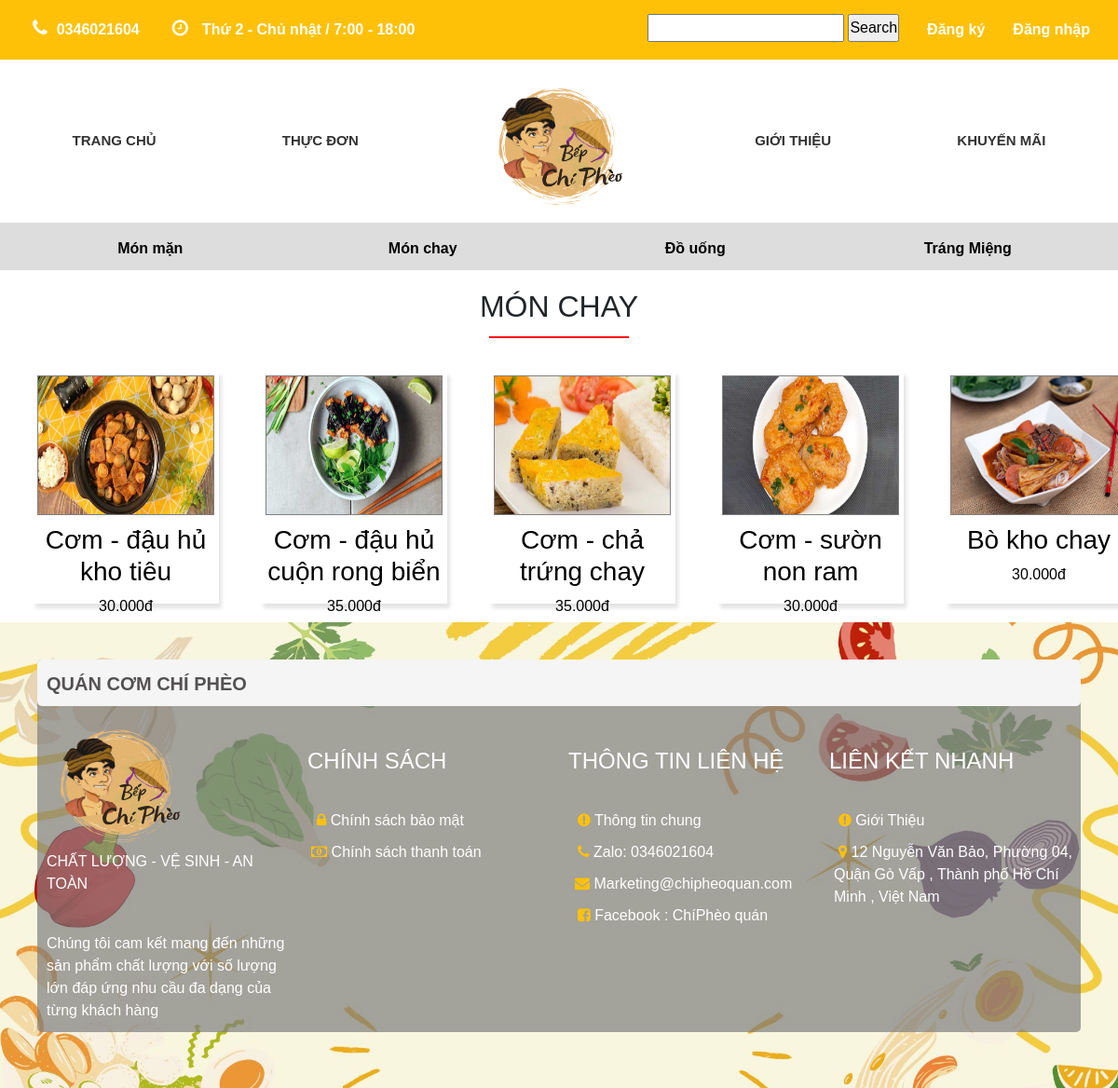
Page /category-food.php?id=2 on the committed database.
### tables this page shows
CREATE TABLE `monan` (
  `maMA` int(11) NOT NULL,
  `maLoaiMA` int(11) NOT NULL,
  `tenMA` varchar(50) NOT NULL,
  `soLuong` int(11) NOT NULL,
  `donGia` decimal(10,3) NOT NULL DEFAULT 0.000,
  `donViTinh` varchar(100) NOT NULL,
  `nguyenLieu` varchar(100) NOT NULL,
  `hinhAnh` varchar(100) NOT NULL,
  `trangThai` tinyint(4) NOT NULL,
  `mota` text NOT NULL
);

### model/mMonAnTrangChu.php (called while the page is built, shortened)
<?php
    class MMonAnTrangChu {
        public function SelectAllMonChay() {
            $p = new clsKetNoi();
            $conn = $p->moketnoi();
            $conn->set_charset('utf8');
            if($conn){
                $str = "select * from monan where maLoaiMA = 2 limit 5";
                $tblMA = $conn->query($str);
                return $tblMA;
            }else{
                return false;
            }
        }
    }
?>

### controler/cMonAnTrangChu.php (called while the page is built, shortened)
<?php
    include_once($_SERVER['DOCUMENT_ROOT'] . "/quanLyQuanCom/model/mMonAnTrangChu.php");
    class CMonAnTrangChu{
        public function getAllMonChay(){
            $p = new MMonAnTrangChu();
            $tblMA = $p->SelectAllMonChay();
            if($tblMA){
                if($tblMA->num_rows>0){
                    return $tblMA;
                }else{
                    return -1;
                }
            }else{
                return false;
            }
        }
    }
?>

### view/view_trangchu/view_monChay.php (the view, shortened to what this page needs)
<?php
    include_once($_SERVER['DOCUMENT_ROOT'] . "/quanLyQuanCom/controler/cMonAnTrangChu.php");
    $p = new CMonAnTrangChu();
    $tblMA = $p->getAllMonChay();
    if(!$tblMA)
    {
        echo 'Không kết nối được';
    }
    elseif($tblMA==-1)
    {
        echo 'Chưa có dữ liệu món ăn';
    }
    else
    {
        while($r=$tblMA->fetch_assoc())
        {
            $idsp=$r['maMA'];
            $hinh=$r['hinhAnh'];
            $gia=$r['donGia'];
            $ten=$r['tenMA'];
            switch($r['maLoaiMA'])
            {
                case 2: {$thucDon="monchay";} break;
            }
            echo '<div class="menu-item" style="float: left;">';
            echo '<a href="food-detail.php?id='.$idsp.'">
                        <div class="sp-img">
                            <img src="img/'.$thucDon.'/'.$hinh.'" alt="">
                        </div>
                        <div class="sp-info">
                            <h3>'.$ten.'</h3>
                            <p>'.$gia.'đ</p>
                        </div>
                    </a>';
            echo '</div>';
        }
    }
?>

### category-food.php (shortened to what this page needs)
<!DOCTYPE html>
<html lang="en">
<head>
    <link rel="stylesheet" type="text/css" href="CSS/style.css">
    <link rel="stylesheet" href="../css/bootstrap-5.1.3-dist/css/bootstrap.min.css">
    <link rel="stylesheet" href="https://cdnjs.cloudflare.com/ajax/libs/font-awesome/4.7.0/css/font-awesome.min.css">
</head>
<body>
    <?php
        $layid = $_REQUEST['id'];
    ?>
    <div class="container-fluid p-0">
        <div class="top-bar">
            <div class="contact-info">
                <i class="fa fa-phone" style ="font-size: 20px;">
                <a href="https://zalo.me/0346021604"></i>0346021604</a>
                <i class="fa fa-clock-o" style ="font-size: 20px;"></i>
                <span style=" margin-left: -20px ;">Thứ 2 - Chủ nhật / 7:00 - 18:00</span>
            </div>
            <div class="auth-buttons">
                <div class="search">
                    <input type="search" placeholder="" autocomplete="off" id="s">
                    <input type="submit" name="btn" id="btn" value="Search">
                </div>
                <a href="view/dangky.php">Đăng ký</a>
                <a href="view/dangnhap.php">Đăng nhập</a>
            </div>
        </div>
        <nav class="main-nav">
            <a href="index.php">TRANG CHỦ</a>
            <a href="intro-menu.php">THỰC ĐƠN</a>
            <div class="logo">
                <img src="IMG/ChiPheologo.png" alt="">
            </div>
            <a href="intro.php">GIỚI THIỆU</a>
            <a href="#">KHUYẾN MÃI</a>
        </nav>
        <div class="category-nav">
            <a href="category-food.php?id=1">Món mặn</a>
            <a href="category-food.php?id=2">Món chay</a>
            <a href="category-food.php?id=3">Đồ uống</a>
            <a href="category-food.php?id=4">Tráng Miệng</a>
        </div>
        <div class="menu">
            <h2 class="section-title">
            <?php
                    switch ($layid){
                        case 2:{
                            echo'MÓN CHAY';
                        break;}
                    }
                ?>
            </h2>
            <div class="menu-grid">
                <?php
                    switch ($layid){
                        case 2:{
                            include("view/view_trangchu/view_monChay.php");
                        break;}
                    }
                ?>
            </div>
        </div>
        <footer class="footer">
            <div class="contain1">
                <div class="row-title">
                    <h2><b>QUÁN CƠM CHÍ PHÈO</b></h2>
                </div>
                <div class="doc1">
                <img src="img/ChiPheologo.png" alt="">
                    <p>
                        CHẤT LƯỢNG - VỆ SINH - AN TOÀN
                    </p>
                    <br>
                    <P>
                        Chúng tôi cam kết mang đến những sản phẩm chất lượng với số lượng lớn đáp ứng nhu
                        cầu đa
                        dạng
                        của
                        từng khách hàng
                    </P>
                </div>
                <div class="doc2">
                    <h4>CHÍNH SÁCH</h4>
                    <br>
                    <ul>
                        <li><i class="fa fa-lock"></i>  <a href="contact.php#csbm" class="doc">  Chính sách bảo mật</a></li>
                        <li style="margin-left:-6px;"><i class="fa fa-money"></i> <a href="contact.php#cstt" class="doc">  Chính sách thanh toán</a></li>
                    </ul>
                </div>
                <div class="doc3">
                    <h4>THÔNG TIN LIÊN HỆ</h4>
                    <br>
                    <ul>
                        <li><i class="fa fa-exclamation-circle"></i><a href="contact.php" class="doc"> Thông tin chung</a></li>
                        <li><i class="fa fa-phone"></i>     <a href="https://zalo.me/0346021604" class="doc"> Zalo: 0346021604</a></li>
                        <li style="margin-left:-3px;"><i class="fa fa-envelope"></i>  Marketing@chipheoquan.com</li>
                        <li><i class="fa fa-facebook-square"></i><a href="https://www.facebook.com/profile.php?id=61553590355575" class="doc">  Facebook : ChíPhèo quán</a></li>
                    </ul>
                </div>
                <div class="doc4">
                    <h4>LIÊN KẾT NHANH</h4>
                    <br>
                    <ul>
                        <li><i class="fa fa-exclamation-circle"></i><a href="intro.php" class="doc">  Giới Thiệu</a></li>
                        <li><i class="fa fa-map-marker"></i><a href="list-res.php" class="doc">&nbsp;12 Nguyễn Văn Bảo, Phường 04, Quận Gò Vấp , Thành phố Hồ Chí Minh , Việt Nam</a></li>
                    </ul>
                </div>
            </div>
        </footer>
    </div>
</body>
</html>

### css/style.css (style rules this page uses)
* { margin: 0; padding: 0; box-sizing: border-box; font-family: Arial, sans-serif; }
.top-bar { background: #ffc107; padding: 10px 20px; display: flex; justify-content: space-between; align-items: center; font-weight: bold; }
.contact-info { display: flex; gap: 20px; }
.auth-buttons { display: flex; gap: 10px; }
.search { padding: 5px 10px; }
.search input { height: 30px; }
.auth-buttons a { color: #000; text-decoration: none; padding: 10px 10px; }
.main-nav { display: flex; justify-content: space-around; align-items: center; padding: 10px; background: #fff; border-bottom: 1px solid #ddd; font-weight: bold; }
.logo { width: 155px; height: 155px; float: left; display: flex; }
.main-nav a { text-decoration: none; color: #333; font-size: 15px; }
.category-nav { background: #ddd; display: flex; justify-content: space-around; padding: 15px; font-weight: bold; align-items: center; }
.category-nav a { color: #000; text-decoration: none; height: 20px; width: 100px; text-align: center; align-items: center; }
.section-title { text-align: center; padding: 20px 0; position: relative; margin-bottom: 30px; }
.section-title::after { content: ''; position: absolute; bottom: 5px; left: 50%; transform: translateX(-50%); width: 150px; height: 2px; background: red; }
.menu-grid { display: grid; grid-template-columns: repeat(5, 1fr); gap: 10px; max-width: 1400px; margin: 0 auto; }
.menu-item { width: 200px; height: 250px; float: left; display: block; position: relative; padding: 5px; margin-left: 35px; box-shadow: 3px 5px 4px #0000001c; margin-bottom: 20px; text-align: center; }
.menu-item a { text-decoration: none; color: black; }
.sp-img { width: 100%; height: 50%; border: solid 0.5px gray; }
.sp-img img { width: 100%; height: 100%; float: left; display: flex; }
.menu-item .sp-img { width: 100%; height: 50%; background: #ddd; height: 150px; margin-bottom: 10px; }
.footer { width: 100%; height: 500px; background-image: url(../IMG/footer1.jpg); background-repeat: no-repeat; background-size: cover; padding: 40px; }
.contain1 { width: 100%px; height:400px; background-color: #7d7d7db0; box-sizing: border-box; border-radius: 5px; }
.row-title { background-color: rgb(245, 245, 245); height: 50px; border-radius: 5px; }
.row-title h2 { color: rgb(84, 81, 81); font-family:Copperplate; margin-left: 10px; padding-top: 14px; font-size: 20px; }
.doc1, .doc2, .doc3, .doc4 { width: 25%; height: 350px; float: left; margin-top: 5px; color: #fff; padding-left: 10px; }
.doc2, .doc3, .doc4 { padding-top: 40px; }
.doc1 img { max-width: 100%; height: 150px; }
.doc2 > ul li { list-style: none; padding: 5px; }
.doc3 > ul li { list-style: none; padding: 5px; }
.doc4 > ul li { list-style: none; padding: 5px; }
.doc { color: #fff; text-decoration: none; }
.doc2 > ul { padding: 0; }
.doc3 > ul { padding: 0; }
.doc4 > ul { padding: 0; }
.contact-info { flex: 1; text-align: left; }

### category-food.php (style rules this page uses)
span, i { color : white ; padding-left: 15px; }
.contact-info a { text-decoration: none; color : white ; margin-left: -5px ; }
.auth-buttons a { text-decoration: none; color : white ; }
li i { padding-left: 5px; color: #ffc107; }

### rows in the picture
monan: hinhAnh (picture), tenMA "Cơm - đậu hủ kho tiêu", donGia "30.000"
monan: hinhAnh (picture), tenMA "Cơm - đậu hủ cuộn rong biển", donGia "35.000"
monan: hinhAnh (picture), tenMA "Cơm - chả trứng chay", donGia "35.000"
monan: hinhAnh (picture), tenMA "Cơm - sườn non ram", donGia "30.000"
monan: hinhAnh (picture), tenMA "Bò kho chay", donGia "30.000"
